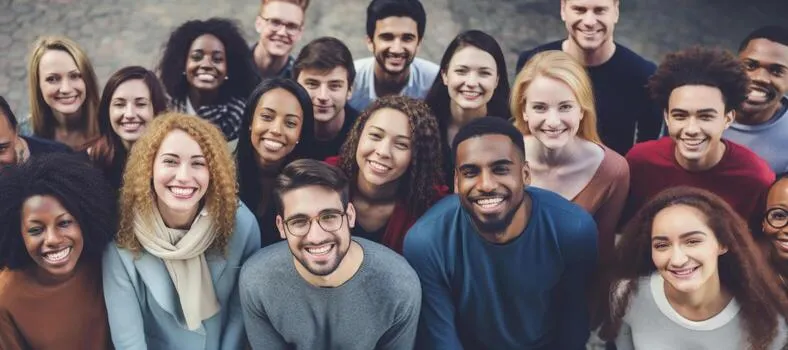
#> input picture deteccao-e-reconhecimento-facial/people.jpeg, 788 x 350 px
$ python deteccaoFacial.py
#> lines starting #> are read from the running program, lines starting #| are printed output that depends on the picture; after the words box and inside, x2 and y2 are one past the last pixel; in counts of white or black regions, pixels touching at a corner belong together
import cv2

detector = cv2.CascadeClassifier(cv2.data.haarcascades + 'haarcascade_frontalface_default.xml')

imagem = cv2.imread('people.jpeg')
#> imagem is the input picture: shape (350, 788, 3); mean B, G, R 103, 100.7, 111.4
imagem_cinza = cv2.cvtColor(imagem, cv2.COLOR_BGR2GRAY)
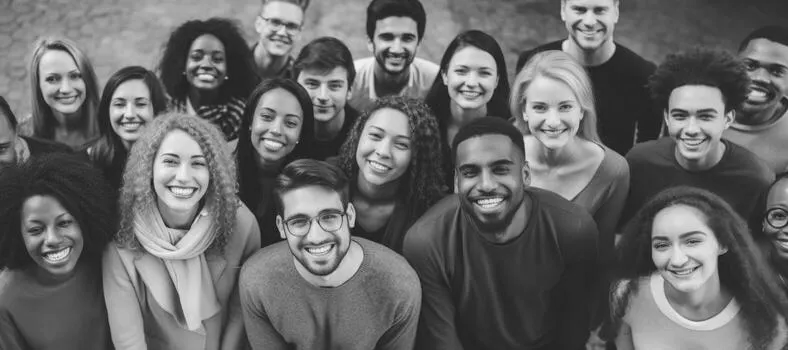
#> imagem_cinza: shape (350, 788); min 19, max 248, mean 104.2

faces = detector.detectMultiScale(imagem_cinza)
#> faces = 16 rows, first 6: [179, 34, 56, 56], [441, 48, 61, 61], [100, 80, 59, 59], [257, 5, 51, 51], [33, 55, 60, 60], [294, 62, 60, 60]
print(faces)
#> (printed output is left out)

for x, y, l, a in faces:
    imagem = cv2.rectangle(imagem, (x, y), (x + a, y + a), (0,0, 255), 2)
#> this loop made 16 passes
#> (x, y, l, a) on passes 1 to 12: (179, 34, 56, 56), (441, 48, 61, 61), (100, 80, 59, 59), (257, 5, 51, 51), (33, 55, 60, 60), (294, 62, 60, 60), (366, 14, 61, 61), (244, 91, 67, 67), (353, 113, 67, 67), (654, 85, 78, 78), (142, 133, 76, 76), (14, 198, 74, 74)
#> pass 1, `imagem = cv2.rectangle(imagem, (x, y), (x + a, y + a), (0,0, 255), 2)`:
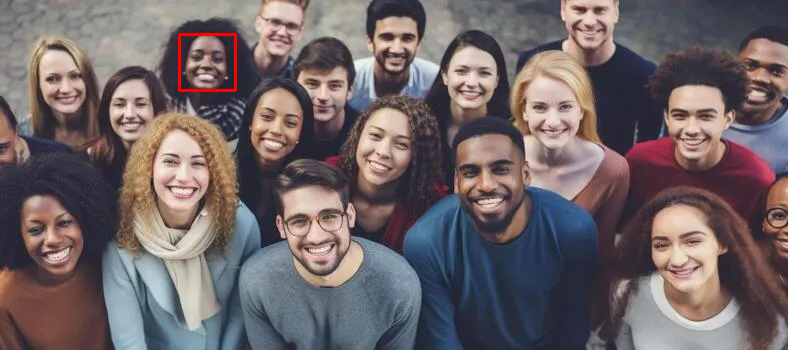
#> imagem: shape (350, 788, 3); 0.24% of pixels changed, all inside (x1, y1, x2, y2) = (178, 33, 237, 92)
#> pass 2, `imagem = cv2.rectangle(imagem, (x, y), (x + a, y + a), (0,0, 255), 2)`:
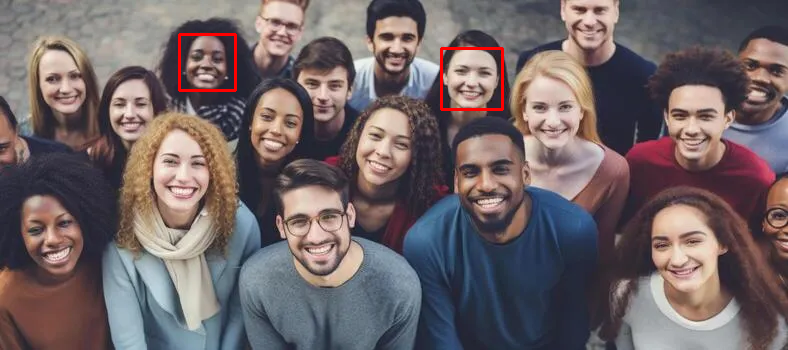
#> imagem: shape (350, 788, 3); 0.26% of pixels changed, all inside (x1, y1, x2, y2) = (440, 47, 504, 111)
#> pass 3, `imagem = cv2.rectangle(imagem, (x, y), (x + a, y + a), (0,0, 255), 2)`:
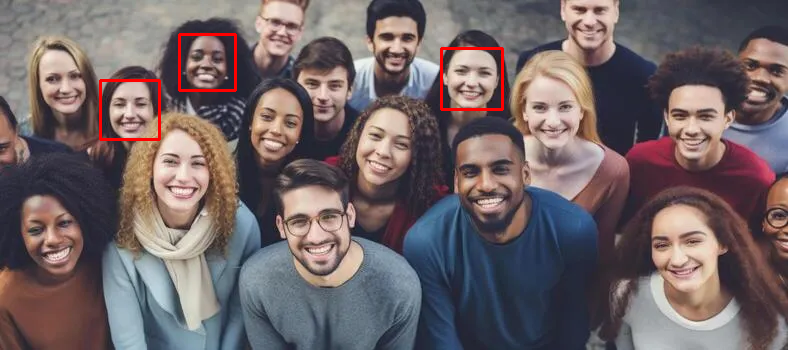
#> imagem: shape (350, 788, 3); 0.26% of pixels changed, all inside (x1, y1, x2, y2) = (99, 79, 161, 141)
#> after the loop:
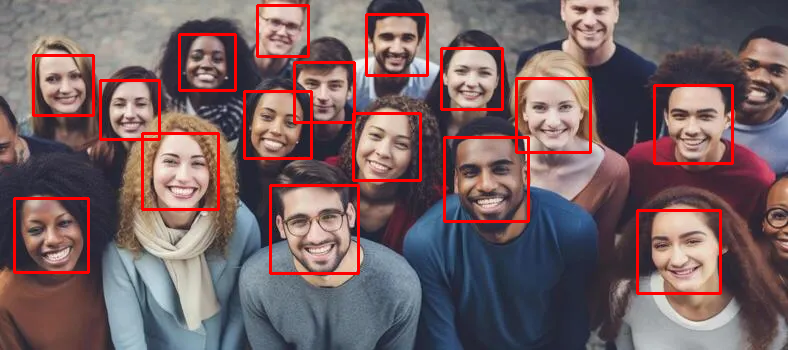
#> imagem: shape (350, 788, 3); 3.97% of pixels changed, all inside (x1, y1, x2, y2) = (13, 4, 734, 295)

cv2.imshow('Imagem carregada', imagem)
cv2.waitKey(0)
cv2.destroyAllWindows()
